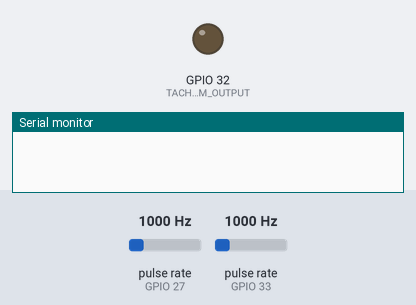
The sketch below on a simulated ESP32. On the bench: output pins drawn as LEDs (lit = HIGH), the last lines printed to the serial monitor. Wiring (inferred from the names in the program): 2 × pulse sensor: data GPIO 27 / data GPIO 33. Inputs (shaded band) come from the test bench; at power-on: pulse rate (sensors on GPIO 33, GPIO 27) 1000 Hz.

Above: at 0.0 s.
At 1.7 s:
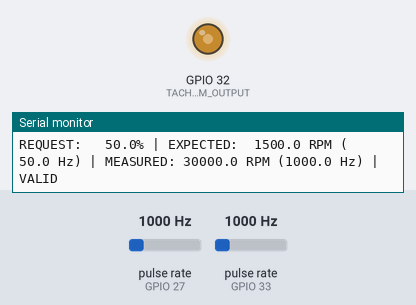
1.8 s: pulse rate (sensor on GPIO 33) set to 100 Hz
Timing chart, 0 to 4.8 s (numbered marks = the images above; inputs shaded):
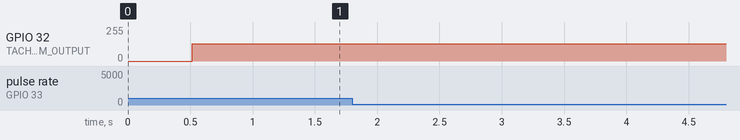

The sketch:

tach_sim_test.ino
```cpp
// U1 fan tachulation bench test
//
// Purpose:
//   Read the U1 recirculation request on Pin 1, generate a simulated fan
//   tachometer signal, and measure that signal as though it came from U1 Pin 3.
//
// Assumptions:
//   - Nominal fan speed: 3000 RPM at 100% request.
//   - Fan tach output: 2 pulses per revolution (common 4-wire fan behavior).
//   - Therefore 3000 RPM = 100 tach pulses/second = 100 Hz.
//
// Wiring:
//   U1 Pin 1 -> 10k series resistor -> GPIO 27 (active-low PWM request)
//   U1 Pin 2 -> ESP32 GND
//   GPIO 32 (TACH_SIM_OUTPUT) -> GPIO 33 (TACH_INPUT) jumper
//
// GPIO 32 is a push-pull simulated tach source for this bench test.
// Do not connect GPIO 32 directly to a real fan tach wire while the fan is
// powered. A real fan tach is commonly open-collector and needs a pull-up.

#include <Arduino.h>

constexpr uint8_t RECIRC_INPUT = 27;
constexpr uint8_t TACH_SIM_OUTPUT = 32;
constexpr uint8_t TACH_INPUT = 33;

constexpr uint32_t REQUEST_FREQUENCY_HZ = 997;
constexpr uint32_t PULSE_TIMEOUT_US = 30000;
constexpr uint16_t LEDC_RESOLUTION_BITS = 8;
constexpr uint16_t LEDC_DUTY_HALF = 128;
constexpr float MAX_RPM = 3000.0f;
constexpr uint8_t TACH_PULSES_PER_REV = 2;

struct PwmReading {
  bool valid;
  bool staticLevel;
  bool staticHigh;
  float rawDuty;
  float activeDuty;
  float frequencyHz;
};

struct TachReading {
  bool valid;
  float frequencyHz;
  float rpm;
};

PwmReading readPwm(uint8_t pin, bool activeHigh) {
  unsigned long highUs = pulseIn(pin, HIGH, PULSE_TIMEOUT_US);
  unsigned long lowUs = pulseIn(pin, LOW, PULSE_TIMEOUT_US);

  if (highUs == 0 || lowUs == 0) {
    bool level = digitalRead(pin) == HIGH;
    PwmReading r{};
    r.valid = true;
    r.staticLevel = true;
    r.staticHigh = level;
    r.rawDuty = level ? 100.0f : 0.0f;
    r.activeDuty = activeHigh ? r.rawDuty : 100.0f - r.rawDuty;
    r.frequencyHz = 0.0f;
    return r;
  }

  float periodUs = static_cast<float>(highUs + lowUs);
  float rawDuty = 100.0f * static_cast<float>(highUs) / periodUs;

  PwmReading r{};
  r.valid = true;
  r.staticLevel = false;
  r.staticHigh = false;
  r.rawDuty = rawDuty;
  r.activeDuty = activeHigh ? rawDuty : 100.0f - rawDuty;
  r.frequencyHz = 1000000.0f / periodUs;
  return r;
}

void setSimulatedTach(float requestedPercent) {
  requestedPercent = constrain(requestedPercent, 0.0f, 100.0f);
  float rpm = MAX_RPM * requestedPercent / 100.0f;

  if (rpm < 1.0f) {
    ledcWrite(TACH_SIM_OUTPUT, 0);
    return;
  }

  float tachHz = rpm * TACH_PULSES_PER_REV / 60.0f;
  uint32_t actualHz = static_cast<uint32_t>(roundf(tachHz));
  actualHz = max(actualHz, 1UL);
  ledcChangeFrequency(TACH_SIM_OUTPUT, actualHz, LEDC_RESOLUTION_BITS);
  ledcWrite(TACH_SIM_OUTPUT, LEDC_DUTY_HALF);
}

TachReading readTach() {
  unsigned long highUs = pulseIn(TACH_INPUT, HIGH, PULSE_TIMEOUT_US);
  unsigned long lowUs = pulseIn(TACH_INPUT, LOW, PULSE_TIMEOUT_US);

  TachReading r{};
  if (highUs == 0 || lowUs == 0) return r;

  float periodUs = static_cast<float>(highUs + lowUs);
  r.valid = true;
  r.frequencyHz = 1000000.0f / periodUs;
  r.rpm = r.frequencyHz * 60.0f / TACH_PULSES_PER_REV;
  return r;
}

void setup() {
  Serial.begin(115200);
  delay(500);

  pinMode(RECIRC_INPUT, INPUT);
  pinMode(TACH_INPUT, INPUT);
  pinMode(TACH_SIM_OUTPUT, OUTPUT);
  digitalWrite(TACH_SIM_OUTPUT, LOW);

  if (!ledcAttach(TACH_SIM_OUTPUT, 100, LEDC_RESOLUTION_BITS)) {
    Serial.println("ERROR: LEDC tach output attach failed");
  }
  ledcWrite(TACH_SIM_OUTPUT, 0);

  Serial.println();
  Serial.println("U1 fan tach simulation test");
  Serial.println("Pin 1: GPIO 27, active-low request");
  Serial.println("Tach simulator: GPIO 32 -> GPIO 33 jumper");
  Serial.println("Model: 3000 RPM max, 2 pulses/rev");
  Serial.println("Expected: 100 Hz and approximately 3000 RPM at FULL");
}

void loop() {
  PwmReading request = readPwm(RECIRC_INPUT, false); // U1 PA9 is active-low
  setSimulatedTach(request.activeDuty);
  delay(2); // allow the LEDC frequency change to settle

  TachReading tach = readTach();
  float expectedRpm = MAX_RPM * request.activeDuty / 100.0f;

  Serial.printf(
      "REQUEST: %6.1f%% | EXPECTED: %7.1f RPM (%6.1f Hz) | "
      "MEASURED: %7.1f RPM (%6.1f Hz) | %s\n",
      request.activeDuty,
      expectedRpm,
      expectedRpm * TACH_PULSES_PER_REV / 60.0f,
      tach.valid ? tach.rpm : 0.0f,
      tach.valid ? tach.frequencyHz : 0.0f,
      tach.valid ? "VALID" : "NO TACH");

  delay(500);
}
```
